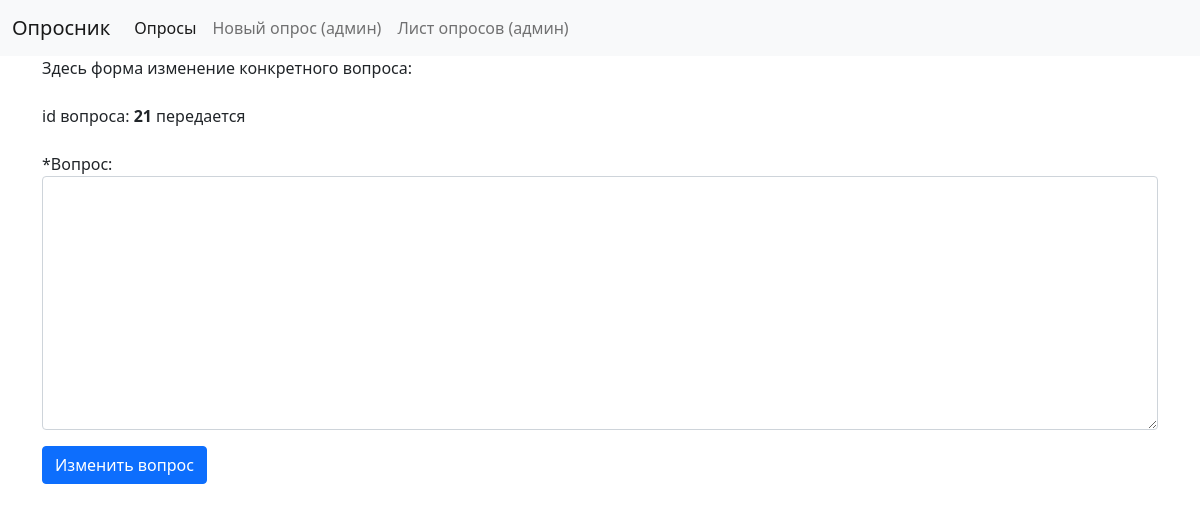
The app's page /edit_vopros_text/21, older data.
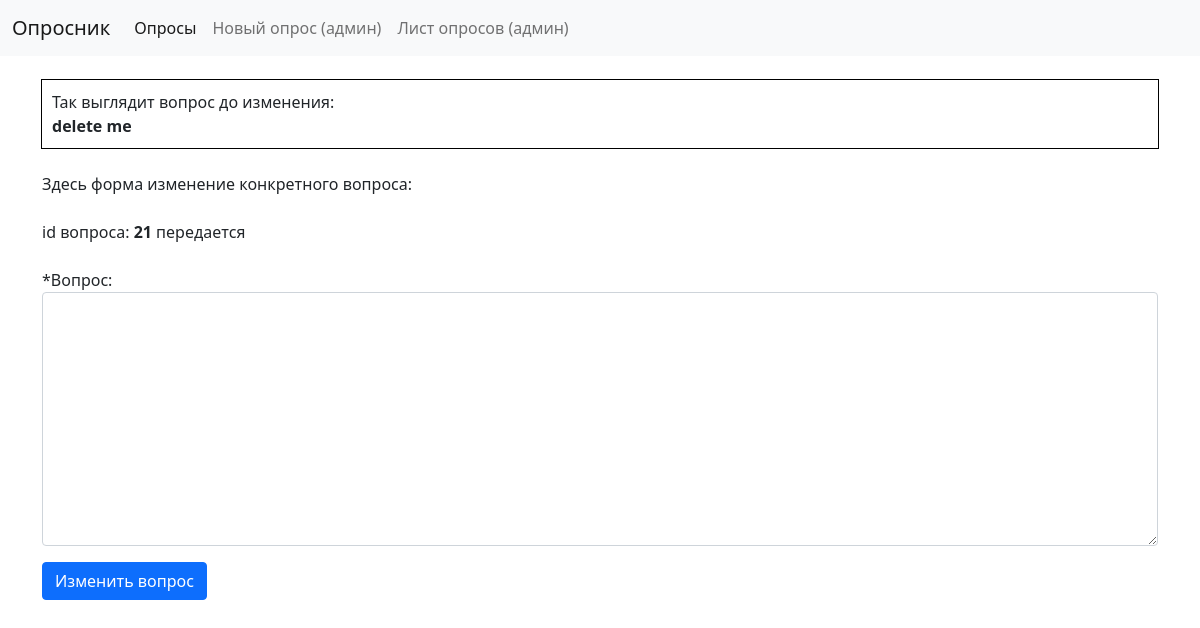
The same page, newer data.
### app/models.py (models this page shows, shortened)
class Question_tekst(models.Model):
    opros_id = models.ForeignKey(Opros, on_delete=models.DO_NOTHING, related_name="question_for_opros")
    question_text = models.CharField(max_length=1000)
    question_answer = models.CharField(max_length=1000, blank=True, null=True) #здесь ошибка этого поля быть не должно, это ответ, в обьекте ответ

### app/views.py (the view)
# urls.py: path("edit_vopros_text/<int:vopros_id>", views.edit_vopros_text, name="edit_vopros_text"),
def edit_vopros_text(request, vopros_id):
    if request.method == "POST":
        form_edit_vopros = New_vopros_text_ModelForm(request.POST)
        if form_edit_vopros.is_valid():
            question_text = form_edit_vopros.cleaned_data['question_text']
            kakoy_vopros = Question_tekst.objects.get(pk=vopros_id)
            kakoy_vopros.question_text = question_text
            kakoy_vopros.save()
            current_vopros = Question_tekst.objects.filter(pk=vopros_id).first()
            opros_id = current_vopros.opros_id.id
            return HttpResponseRedirect(reverse("opros_detailed", args=[opros_id]))
    else:
        blank_form_edit_vopros = New_vopros_text_ModelForm()
        current_vopros = Question_tekst.objects.filter(pk=vopros_id).first()
        return render(request, "app/new_edit_vopros_text.html", {
            "current_vopros": current_vopros,
            "blank_form_edit_vopros": blank_form_edit_vopros,
            "vopros_id": vopros_id,
            "message": "Здесь форма изменение конкретного вопроса: ",
            "edit": True,
        })

### app/forms.py
class New_vopros_text_ModelForm(forms.ModelForm):
    class Meta:
        model = Question_tekst
        exclude = ['opros_id', 'question_answer']
        widgets = {
            'question_text': forms.Textarea(attrs={"class": "form-control"}),
        }
        labels = {
            "question_text": "*Вопрос:",
        }

### app/templates/app/new_edit_vopros_text.html (shortened to what this page needs)
{% extends "app/layout.html" %}
{% block body %}
    {% if current_vopros %}
        <br>
        <div class="questions_tekst">
        Так выглядит вопрос до изменения:<br>
        <b>{{current_vopros.question_text}}</b>
        </div>
        <br>
    {% endif %}
    {{ message }}
    {% if edit %}
        <br><br>id вопроса: <b>{{vopros_id}} </b>передается <br>
        <form action="{% url 'edit_vopros_text' vopros_id %}" method="POST" class="mt-4">
        {{ blank_form_edit_vopros.as_p }}
        <input type="submit" value="Изменить вопрос" class="btn btn-primary">
        </form>
    {% endif %}
{% endblock %}

Row changes from the older to the newer data that the page shows:
added Question_tekst: question_text "delete me"
Text that changed along with them:
text now shown: "Так выглядит вопрос до изменения:"
